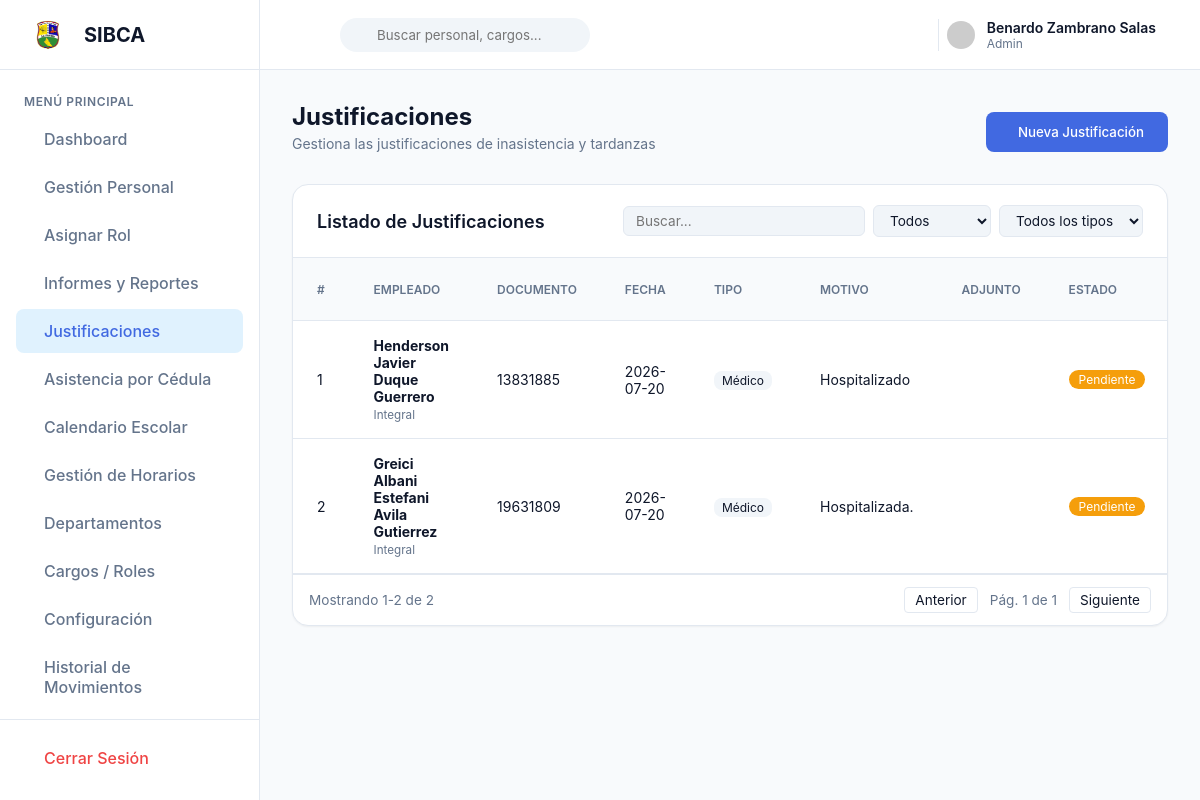
The page /index.php?ruta=justificaciones (signed in) on the database its author committed.
### tables this page shows
CREATE TABLE `justificaciones` (
  `id` int NOT NULL AUTO_INCREMENT,
  `id_personal` int NOT NULL,
  `fecha` date NOT NULL,
  `motivo` text NOT NULL,
  `tipo` enum('medico','personal','permiso','otro') NOT NULL DEFAULT 'otro',
  `documento_adjunto` varchar(255) DEFAULT NULL,
  `aprobado_por` int DEFAULT NULL,
  `fecha_aprobacion` timestamp NULL DEFAULT NULL,
  `created_at` timestamp NULL DEFAULT CURRENT_TIMESTAMP,
  PRIMARY KEY (`id`),
  KEY `id_personal` (`id_personal`),
  KEY `aprobado_por` (`aprobado_por`),
  CONSTRAINT `justificaciones_ibfk_1` FOREIGN KEY (`id_personal`) REFERENCES `personal` (`id`)
);

CREATE TABLE `personal` (
  `id` int NOT NULL AUTO_INCREMENT,
  `nombre` varchar(100) NOT NULL,
  `apellido` varchar(100) NOT NULL,
  `documento_identidad` varchar(20) NOT NULL,
  `codigo_rfid` varchar(50) DEFAULT NULL,
  `email` varchar(100) NOT NULL,
  `telefono` varchar(20) DEFAULT NULL,
  `direccion` text,
  `fecha_nacimiento` date DEFAULT NULL,
  `id_rol` int DEFAULT NULL,
  `id_estado` int DEFAULT NULL,
  `id_supervisor` int DEFAULT NULL,
  `password` varchar(255) NOT NULL,
  `id_cargo` int NOT NULL,
  `id_turno` int NOT NULL,
  `foto` varchar(255) DEFAULT NULL,
  `sdk_huella` longblob,
  `fecha_registro` timestamp NOT NULL DEFAULT CURRENT_TIMESTAMP,
  `ultimo_acceso` timestamp NULL DEFAULT NULL,
  `intentos_fallidos` int DEFAULT '0',
  `bloqueado_hasta` datetime DEFAULT NULL,
  PRIMARY KEY (`id`),
  UNIQUE KEY `documento_identidad` (`documento_identidad`),
  UNIQUE KEY `email` (`email`),
  UNIQUE KEY `codigo_rfid` (`codigo_rfid`),
  KEY `id_cargo` (`id_cargo`),
  KEY `id_turno` (`id_turno`),
  KEY `fk_personal_rol` (`id_rol`),
  KEY `fk_personal_estado` (`id_estado`),
  KEY `fk_personal_supervisor` (`id_supervisor`),
  KEY `idx_apellido` (`apellido`),
  CONSTRAINT `fk_personal_estado` FOREIGN KEY (`id_estado`) REFERENCES `estados_personal` (`id`),
  CONSTRAINT `fk_personal_rol` FOREIGN KEY (`id_rol`) REFERENCES `roles` (`id`),
  CONSTRAINT `fk_personal_supervisor` FOREIGN KEY (`id_supervisor`) REFERENCES `personal` (`id`),
  CONSTRAINT `personal_ibfk_1` FOREIGN KEY (`id_cargo`) REFERENCES `cargos` (`id`),
  CONSTRAINT `personal_ibfk_2` FOREIGN KEY (`id_turno`) REFERENCES `horarios_turnos` (`id`)
);

CREATE TABLE `cargos` (
  `id` int NOT NULL AUTO_INCREMENT,
  `nombre` varchar(100) NOT NULL,
  `id_departamento` int NOT NULL,
  PRIMARY KEY (`id`),
  KEY `id_departamento` (`id_departamento`),
  CONSTRAINT `cargos_ibfk_1` FOREIGN KEY (`id_departamento`) REFERENCES `departamentos` (`id`) ON DELETE CASCADE
);

### index.php (called while the page is built, shortened)
<?php
require_once "controllers/PlantillaController.php";
$plantilla = new ControladorPlantilla();
$plantilla->ctrPlantilla();
?>

### config/Conexion.php (called while the page is built)
<?php
class Conexion
{
    static private $instancia = null;
    static public function conectar()
    {
        if (self::$instancia === null) {
            try {
                $host = getenv('DB_HOST') ?: 'localhost';
                $dbname = getenv('DB_NAME') ?: 'asistencia_db';
                $user = getenv('DB_USER') ?: 'root';
                $pass = getenv('DB_PASSWORD') ?: '';
                self::$instancia = new PDO(
                    "mysql:host=$host;dbname=$dbname;charset=utf8",
                    $user,
                    $pass
                );
                self::$instancia->setAttribute(PDO::ATTR_ERRMODE, PDO::ERRMODE_EXCEPTION);
                self::$instancia->exec("set names utf8");
            } catch (PDOException $e) {
                die("Error de conexión a la base de datos. Contacte al administrador.");
            }
        }
        return self::$instancia;
    }
}
?>

### models/JustificacionModel.php (called while the page is built, shortened)
<?php
require_once "config/Conexion.php";
class JustificacionModel
{
    static public function mdlListarJustificaciones()
    {
        $stmt = Conexion::conectar()->prepare("
            SELECT j.*,
                   p.nombre as personal_nombre, p.apellido as personal_apellido, p.documento_identidad,
                   a.nombre as aprobado_nombre, a.apellido as aprobado_apellido,
                   c.nombre as nombre_cargo
            FROM justificaciones j
            INNER JOIN personal p ON j.id_personal = p.id
            LEFT JOIN personal a ON j.aprobado_por = a.id
            LEFT JOIN cargos c ON p.id_cargo = c.id
            WHERE p.id != 1
            ORDER BY j.created_at DESC
        ");
        $stmt->execute();
        return $stmt->fetchAll();
    }
}

### controllers/JustificacionController.php (called while the page is built, shortened)
<?php
require_once "models/JustificacionModel.php";
class JustificacionController
{
    static public function ctrListar()
    {
        return JustificacionModel::mdlListarJustificaciones();
    }
}

### views/modules/justificaciones.php (the view, shortened to what this page needs)
<?php
require_once "controllers/JustificacionController.php";
$justificaciones = JustificacionController::ctrListar();
$tipos = ['medico' => 'Médico', 'personal' => 'Personal', 'permiso' => 'Permiso', 'otro' => 'Otro'];
?>
<main class="dashboard-content">
    <div class="page-header">
        <div>
            <h1>Justificaciones</h1>
            <p class="current-date">Gestiona las justificaciones de inasistencia y tardanzas</p>
        </div>
        <div class="header-actions">
            <button class="btn btn-primary" data-toggle="modal" data-target="#modalNuevaJustificacion">
                <i class="ph ph-plus"></i> Nueva Justificación
            </button>
        </div>
    </div>
    <div class="widget widget-lg table-widget">
        <div class="widget-header" style="display:flex; justify-content:space-between; align-items:center; flex-wrap:wrap; gap:0.75rem;">
            <h2>Listado de Justificaciones</h2>
            <div style="display:flex; gap:0.5rem; flex-wrap:wrap; align-items:center;">
                <input type="text" id="filtroBusqueda" placeholder="Buscar..." style="padding:6px 12px; border:1px solid var(--color-border, #e2e8f0); border-radius:6px; background:var(--bg-input); color:var(--text-main); font-size:0.85rem; min-width:160px;">
                <select id="filtroEstado" style="padding:6px 12px; border:1px solid var(--color-border, #e2e8f0); border-radius:6px; background:var(--bg-input); color:var(--text-main); font-size:0.85rem;">
                    <option value="">Todos</option>
                </select>
                <select id="filtroTipo" style="padding:6px 12px; border:1px solid var(--color-border, #e2e8f0); border-radius:6px; background:var(--bg-input); color:var(--text-main); font-size:0.85rem;">
                    <option value="">Todos los tipos</option>
                </select>
            </div>
        </div>
        <div class="table-responsive">
            <table class="data-table" id="tablaJustificaciones" style="font-size:0.85rem;">
                <thead>
                    <tr>
                        <th>#</th>
                        <th>Empleado</th>
                        <th>Documento</th>
                        <th>Fecha</th>
                        <th>Tipo</th>
                        <th>Motivo</th>
                        <th>Adjunto</th>
                        <th>Estado</th>
                    </tr>
                </thead>
                <tbody>
                    <?php if (empty($justificaciones)): ?>
                    <tr><td colspan="10" style="text-align:center; padding:2rem; color:var(--text-muted);">No hay justificaciones registradas</td></tr>
                    <?php else: $i = 1; ?>
                    <?php foreach ($justificaciones as $j):
                        $estado = $j["aprobado_por"] === null ? 'pendiente' : ($j["aprobado_por"] == 0 ? 'rechazado' : 'aprobado');
                        $colorEstado = $estado === 'aprobado' ? '#16a34a' : ($estado === 'rechazado' ? '#dc2626' : '#f59e0b');
                    ?>
                    <tr class="fila-justificacion">
                        <td><?php echo $i++; ?></td>
                        <td><strong><?php echo htmlspecialchars($j["personal_nombre"] . ' ' . $j["personal_apellido"], ENT_QUOTES, 'UTF-8'); ?></strong><br><small style="color:var(--text-muted);"><?php echo htmlspecialchars($j["nombre_cargo"] ?? '', ENT_QUOTES, 'UTF-8'); ?></small></td>
                        <td><?php echo htmlspecialchars($j["documento_identidad"], ENT_QUOTES, 'UTF-8'); ?></td>
                        <td><?php echo htmlspecialchars($j["fecha"], ENT_QUOTES, 'UTF-8'); ?></td>
                        <td><span style="background:var(--bg-input); color:var(--text-main); padding:2px 8px; border-radius:8px; font-size:0.75rem;"><?php echo htmlspecialchars($tipos[$j["tipo"]] ?? $j["tipo"], ENT_QUOTES, 'UTF-8'); ?></span></td>
                        <td style="max-width:200px; overflow:hidden; text-overflow:ellipsis; white-space:nowrap;" title="<?php echo htmlspecialchars($j["motivo"], ENT_QUOTES, 'UTF-8'); ?>"><?php echo htmlspecialchars($j["motivo"], ENT_QUOTES, 'UTF-8'); ?></td>
                        <td><?php
                            $archivos = $j["documento_adjunto"] ? array_filter(array_map("trim", explode(",", $j["documento_adjunto"]))) : [];
                            if ($archivos): foreach ($archivos as $a):
                            ?><a href="adjuntos_justificaciones/<?php echo rawurlencode($a); ?>" target="_blank" style="color:var(--color-primary); margin-right:4px;"><i class="ph ph-paperclip"></i></a>
                            <?php endforeach; else: ?>-<?php endif; ?></td>
                        <td><span style="display:inline-block; background:<?php echo $colorEstado; ?>; color:#fff; padding:2px 10px; border-radius:12px; font-size:0.75rem; text-transform:capitalize;"><?php echo $estado; ?></span></td>
                    </tr>
                    <?php endforeach; ?>
                    <?php endif; ?>
                </tbody>
            </table>
        </div>
        <div class="widget-footer" style="display:flex; justify-content:space-between; align-items:center; padding:0.75rem 1rem; border-top:1px solid var(--color-border, #e2e8f0); font-size:0.85rem; flex-wrap:wrap; gap:0.5rem;">
            <span id="infoPagina" style="color:var(--text-muted);"></span>
            <div style="display:flex; gap:4px; align-items:center;">
                <button id="btnPrev" style="padding:4px 10px; border:1px solid var(--color-border, #e2e8f0); border-radius:4px; background:var(--bg-surface); color:var(--text-main); cursor:pointer; font-size:0.85rem;" disabled>Anterior</button>
                <span id="numPaginas" style="padding:0 8px; color:var(--text-muted);"></span>
                <button id="btnNext" style="padding:4px 10px; border:1px solid var(--color-border, #e2e8f0); border-radius:4px; background:var(--bg-surface); color:var(--text-main); cursor:pointer; font-size:0.85rem;">Siguiente</button>
            </div>
        </div>
    </div>
</main>

### css/style.css (style rules this page uses)
:root { --clr-blue: #4169E1; --clr-blue-dark: #1A3FBF; --clr-blue-light: #e0f2fe; --clr-red: #ef4444; --clr-red-dark: #b91c1c; --clr-red-light: #fee2e2; --clr-green: #10b981; --clr-green-dark: #047857; --clr-green-light: #d1fae5; --clr-yellow: #f59e0b; --clr-yellow-dark: #b45309; --clr-yellow-light: #fef3c7; --bg-main: #f8fafc; --bg-surface: #ffffff; --bg-input: #f1f5f9; --bg-hover: #f1f5f9; --text-main: #0f172a; --text-muted: #64748b; --text-light: #ffffff; --border-color: #e2e8f0; --shadow-sm: 0 1px 2px 0 rgb(0 0 0 / 0.05); --shadow-md: 0 4px 6px -1px rgb(0 0 0 / 0.1), 0 2px 4px -2px rgb(0 0 0 / 0.1); --shadow-lg: 0 10px 15px -3px rgb(0 0 0 / 0.1), 0 4px 6px -4px rgb(0 0 0 / 0.1); --border-radius-sm: 0.375rem; --border-radius-md: 0.5rem; --border-radius-lg: 1rem; --transition-fast: 150ms ease; --transition-normal: 300ms ease; --sidebar-width: 260px; --topbar-height: 70px; }
* { margin: 0; padding: 0; box-sizing: border-box; font-family: 'Inter', sans-serif; }
html { overflow-x: hidden; }
body { background-color: var(--bg-main); color: var(--text-main); transition: background-color var(--transition-normal), color var(--transition-normal); overflow-x: hidden; }
button { cursor: pointer; font-family: inherit; border: none; background: none; }
input, select { font-family: inherit; outline: none; }
.btn { display: inline-flex; align-items: center; justify-content: center; gap: 0.5rem; padding: 0.75rem 1.5rem; border-radius: var(--border-radius-md); font-weight: 500; transition: all var(--transition-fast); }
.btn-primary { background-color: var(--clr-blue); color: var(--text-light); }
.dashboard-content { padding: 2rem; flex: 1; }
.page-header { display: flex; justify-content: space-between; align-items: flex-end; margin-bottom: 2rem; }
.page-header h1 { font-size: 1.5rem; font-weight: 700; }
.page-header .current-date { color: var(--text-muted); margin-top: 0.25rem; font-size: 0.875rem; }
.header-actions { display: flex; gap: 1rem; }
.widget { background-color: var(--bg-surface); border-radius: var(--border-radius-lg); border: 1px solid var(--border-color); box-shadow: var(--shadow-sm); display: flex; flex-direction: column; min-width: 0; }
.widget-header { padding: 1.25rem 1.5rem; border-bottom: 1px solid var(--border-color); display: flex; justify-content: space-between; align-items: center; }
.widget-header h2 { font-size: 1.125rem; font-weight: 600; }
.table-responsive { overflow-x: auto; flex: 1; min-width: 0; }
.data-table { width: 100%; border-collapse: collapse; }
.data-table th, .data-table td { padding: 1rem 1.5rem; text-align: left; border-bottom: 1px solid var(--border-color); }
.data-table th { font-size: 0.75rem; font-weight: 600; text-transform: uppercase; color: var(--text-muted); background-color: var(--bg-main); }
.data-table td { font-size: 0.875rem; color: var(--text-main); }
.widget-footer { padding: 1rem 1.5rem; border-top: 1px solid var(--border-color); text-align: center; }

### rows shown on the page
justificaciones: id_personal.apellido "Henderson Javier Duque Guerrero", cargos.nombre "Integral", id_personal.documento_identidad "13831885", fecha "2026-07-20", tipo "Médico", motivo "Hospitalizado", aprobado_por "Pendiente"
justificaciones: id_personal.apellido "Greici Albani Estefani Avila Gutierrez", cargos.nombre "Integral", id_personal.documento_identidad "19631809", fecha "2026-07-20", tipo "Médico", motivo "Hospitalizada.", aprobado_por "Pendiente"

### other values the page prints
$nombreUsuario "Benardo"
$apellidoUsuario "Zambrano Salas"
$rolUsuario "Admin"
